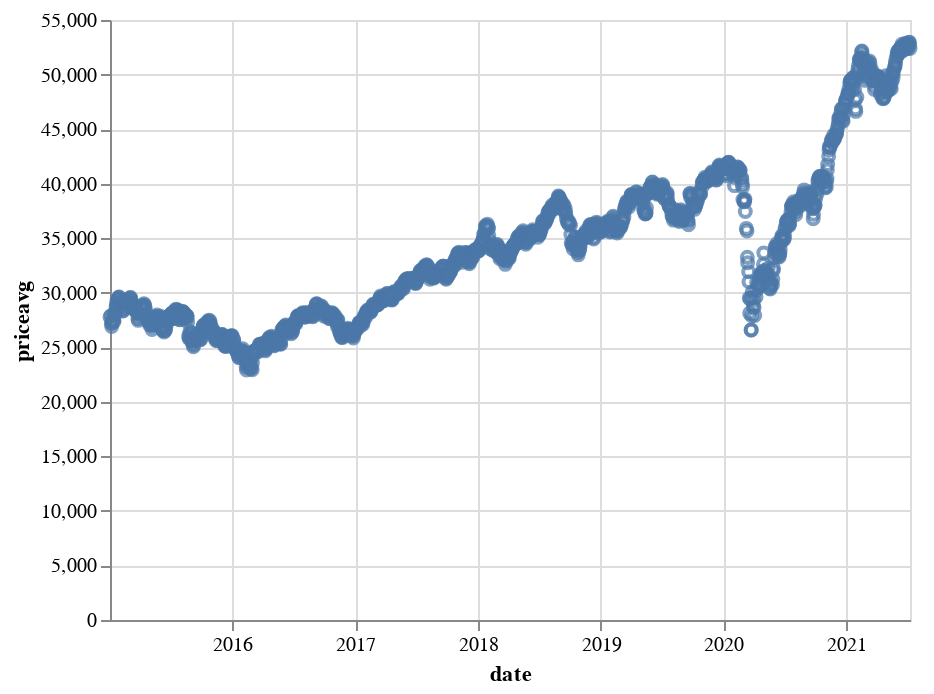

Here is the notebook cell this chart was saved with:
### Code cell
alt.Chart(altdata_pricepercentchg).mark_point().encode(
    x='date',
    y='priceavg'
)

### Figure 1 — Vega-Lite specification as saved in the notebook (floating-point values rounded to 4 significant figures; data arrays with more than 128 entries replaced by an {"elided": "..."} marker saying what was removed)
{"config": {"view": {"continuousWidth": 400, "continuousHeight": 300}}, "data": {"name": "data-4f9d027fc2370ad4408327820ac23a1d"}, "mark": "point", "encoding": {"x": {"type": "temporal", "field": "date"}, "y": {"type": "quantitative", "field": "priceavg"}}, "$schema": "https://vega.github.io/schema/vega-lite/v4.8.1.json", "datasets": {"data-4f9d027fc2370ad4408327820ac23a1d": {"elided": "1601 records"}}}
